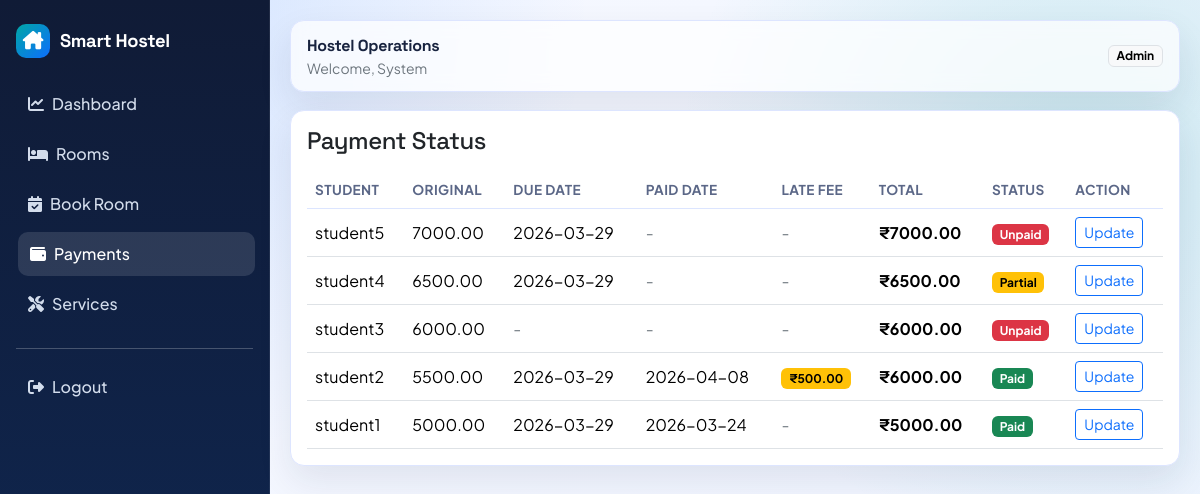
The page /payments (signed in) on the database as committed earlier.
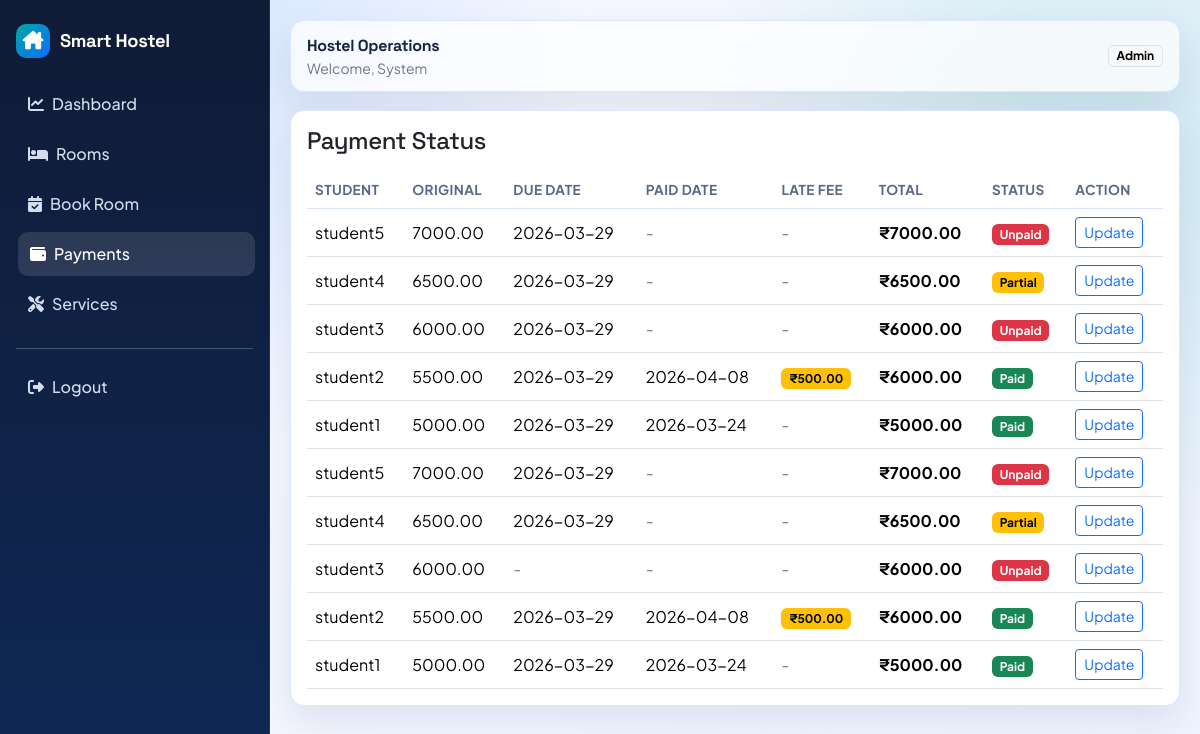
The same page on the database as committed later.
### payments/models.py (models this page shows, shortened)
class Payment(models.Model):
	STATUS_PAID = "paid"
	STATUS_PARTIAL = "partial"
	STATUS_UNPAID = "unpaid"
	STATUS_CHOICES = [
		(STATUS_PAID, "Paid"),
		(STATUS_PARTIAL, "Partial"),
		(STATUS_UNPAID, "Unpaid"),
	]
	LATE_FEE_PER_DAY = 50  # in currency units (₹)
	user = models.ForeignKey(settings.AUTH_USER_MODEL, on_delete=models.CASCADE, related_name="payments")
	amount = models.DecimalField(max_digits=10, decimal_places=2)
	status = models.CharField(max_length=20, choices=STATUS_CHOICES, default=STATUS_UNPAID)
	due_date = models.DateField(null=True, blank=True)
	paid_date = models.DateTimeField(null=True, blank=True)
	late_fee = models.DecimalField(max_digits=10, decimal_places=2, default=0)
	date = models.DateTimeField(auto_now_add=True)
	updated_at = models.DateTimeField(auto_now=True)
	class Meta:
		ordering = ["-date"]
	def get_total_amount(self):
		return self.amount + self.late_fee

### accounts/models.py (models this page shows, shortened)
class User(AbstractUser):
	ROLE_ADMIN = "admin"
	ROLE_STUDENT = "student"
	ROLE_CHOICES = [
		(ROLE_ADMIN, "Admin"),
		(ROLE_STUDENT, "Student"),
	]
	role = models.CharField(max_length=20, choices=ROLE_CHOICES, default=ROLE_STUDENT)

### payments/views.py (the view)
# urls.py: path("payments", payment_list_view, name="list"),
@login_required
def payment_list_view(request):
	payments = Payment.objects.select_related("user")
	if request.user.role != User.ROLE_ADMIN and not request.user.is_staff:
		payments = payments.filter(user=request.user)
	return render(request, "payments/payments.html", {"payments": payments})

### templates/payments/payments.html (shortened to what this page needs)
{% extends "base.html" %}
{% block content %}
<div class="card card-soft">
    <div class="card-body">
        <h4 class="mb-3">Payment Status</h4>
        <div class="table-responsive">
            <table class="table align-middle mb-0">
                <thead>
                <tr>
                    <th>Student</th>
                    <th>Original</th>
                    <th>Due Date</th>
                    <th>Paid Date</th>
                    <th>Late Fee</th>
                    <th>Total</th>
                    <th>Status</th>
                    {% if request.user.role == "admin" or request.user.is_staff %}<th>Action</th>{% endif %}
                </tr>
                </thead>
                <tbody>
                {% for payment in payments %}
                <tr>
                    <td>{{ payment.user.username }}</td>
                    <td>{{ payment.amount }}</td>
                    <td>{% if payment.due_date %}{{ payment.due_date|date:"Y-m-d" }}{% else %}<span class="text-secondary">-</span>{% endif %}</td>
                    <td>{% if payment.paid_date %}{{ payment.paid_date|date:"Y-m-d" }}{% else %}<span class="text-secondary">-</span>{% endif %}</td>
                    <td>
                        {% if payment.late_fee > 0 %}
                        <span class="badge text-bg-warning">₹{{ payment.late_fee }}</span>
                        {% else %}
                        <span class="text-secondary">-</span>
                        {% endif %}
                    </td>
                    <td><strong>₹{{ payment.get_total_amount }}</strong></td>
                    <td>
                        {% if payment.status == "paid" %}
                        <span class="badge text-bg-success">Paid</span>
                        {% elif payment.status == "partial" %}
                        <span class="badge text-bg-warning">Partial</span>
                        {% else %}
                        <span class="badge text-bg-danger">Unpaid</span>
                        {% endif %}
                    </td>
                    {% if request.user.role == "admin" or request.user.is_staff %}
                    <td><a href="{% url 'payments:update' payment.id %}" class="btn btn-sm btn-outline-primary">Update</a></td>
                    {% endif %}
                </tr>
                {% empty %}
                <tr><td colspan="9" class="text-center text-secondary py-4">No payment records found.</td></tr>
                {% endfor %}
                </tbody>
            </table>
        </div>
    </div>
</div>
{% endblock %}

Rows that differ between the two databases and show on the page:
added Payment: user.username "student5", amount "7000.00", due_date "2026-03-29", get_total_amount "7000.00", status "Unpaid"
added Payment: user.username "student4", amount "6500.00", due_date "2026-03-29", get_total_amount "6500.00", status "Partial"
added Payment: user.username "student3", amount "6000.00", due_date "2026-03-29", get_total_amount "6000.00", status "Unpaid"
added Payment: user.username "student2", amount "5500.00", due_date "2026-03-29", paid_date "2026-04-08", late_fee "500.00", get_total_amount "6000.00", status "Paid"
added Payment: user.username "student1", amount "5000.00", due_date "2026-03-29", paid_date "2026-03-24", get_total_amount "5000.00", status "Paid"
